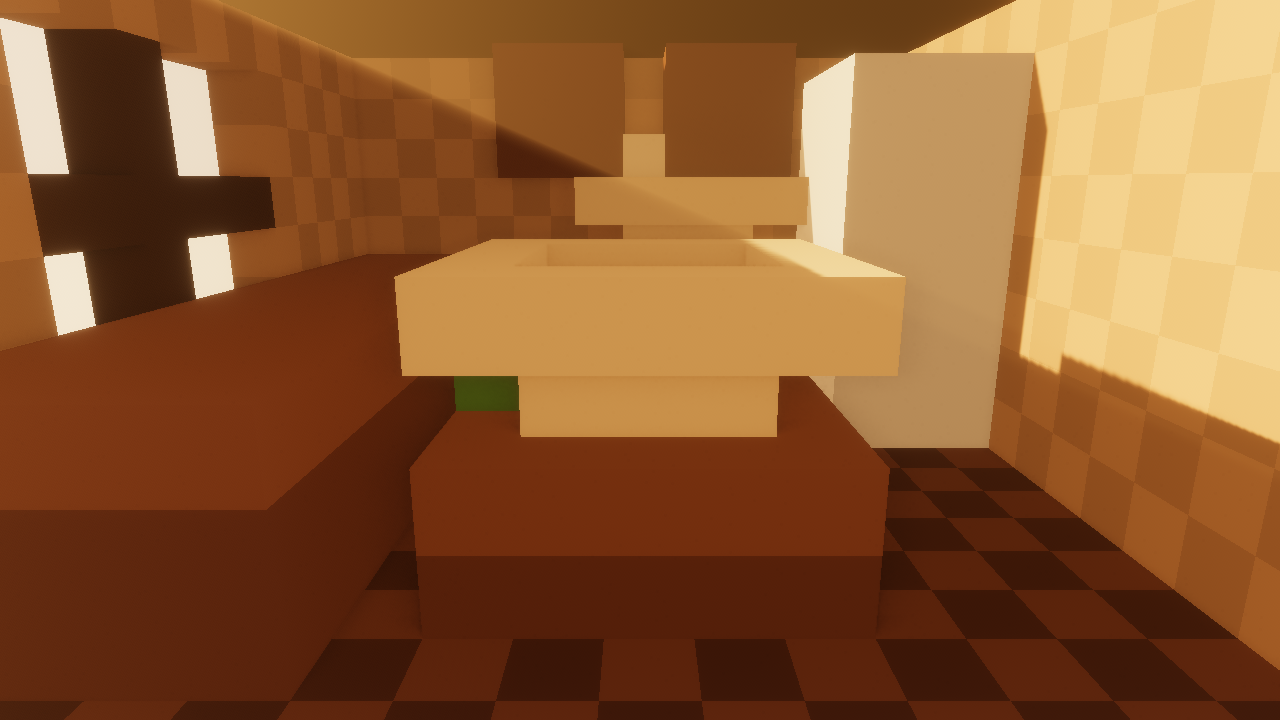
#> input picture hero-golden-b.png, 1280 x 720 px, found by its file name
$ python make_wide_compare_b.py
#> lines starting #> are read from the running program, lines starting #| are printed output that depends on the picture
# Contact sheet: hero-golden-b (honey target) + 3 WIDE angles at the tone4 honey grade.
# Every wide tile rendered from voxelforge_shot.exe (fresh) and passing G3/G5/G6.
from PIL import Image, ImageDraw, ImageFont
CELL_W, CELL_H, BAR = 640, 360, 30
def load_fit(path):
#> called with path = 'hero-golden-b.png'
    im = Image.open(path).convert("RGB")
#> im is the input picture: PIL image 1280x720 RGB; mean R, G, B 141.2, 89.6, 47.4
    im.thumbnail((CELL_W, CELL_H), Image.LANCZOS)
#> im: PIL image 640x360 RGB
    canvas = Image.new("RGB", (CELL_W, CELL_H), (18, 12, 10))
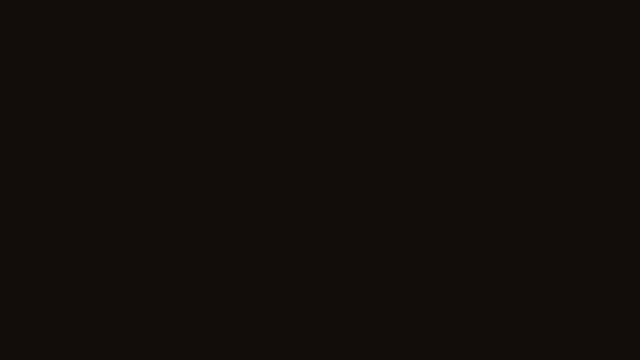
#> canvas: PIL image 640x360 RGB; mean R, G, B 18, 12, 10
    canvas.paste(im, ((CELL_W-im.width)//2, (CELL_H-im.height)//2))
    return canvas
try: font = ImageFont.truetype("arial.ttf", 18)
except: font = ImageFont.load_default()
cells = [
    ("hero-golden-b.png", "GOLDEN-B  (honey target)  R-G 56 · sat 0.89"),
    ("wide-A.png",        "WIDE-A  3/4 to window  ·  R-G 54 · G3/G5/G6 PASS"),
    ("wide-B.png",        "WIDE-B  straight-on    ·  R-G 53 · G3/G5/G6 PASS"),
    ("wide-C.png",        "WIDE-C  3/4 to fridge  ·  R-G 53 · G3/G5/G6 PASS"),
]
cols = 2
rows = (len(cells)+cols-1)//cols
sheet = Image.new("RGB", (cols*CELL_W, rows*(CELL_H+BAR)), (10,7,6))
d = ImageDraw.Draw(sheet)
for i,(p,label) in enumerate(cells):
    r,c = divmod(i, cols)
    x,y = c*CELL_W, r*(CELL_H+BAR)
    d.rectangle([x,y,x+CELL_W,y+BAR], fill=(30,20,16))
    d.text((x+10,y+6), label, fill=(240,220,180), font=font)
    sheet.paste(load_fit(p), (x, y+BAR))
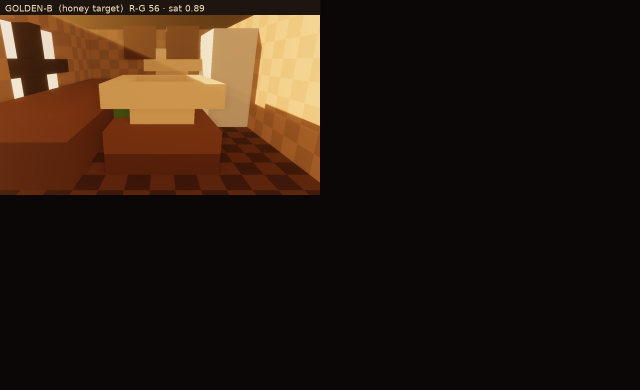
#> sheet: PIL image 1280x780 RGB (shown at 1/2 size); mean R, G, B 41, 26.6, 16
#> (the run stopped early here; a loop or call above may not have finished)
